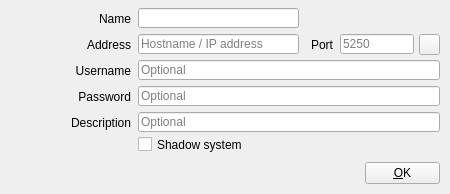
<?xml version="1.0" encoding="UTF-8"?>
<ui version="4.0">
 <class>DeviceDialog</class>
 <widget class="QDialog" name="DeviceDialog">
  <property name="geometry">
   <rect>
    <x>0</x>
    <y>0</y>
    <width>450</width>
    <height>194</height>
   </rect>
  </property>
  <property name="minimumSize">
   <size>
    <width>450</width>
    <height>194</height>
   </size>
  </property>
  <property name="maximumSize">
   <size>
    <width>450</width>
    <height>214</height>
   </size>
  </property>
  <property name="windowTitle">
   <string>New Device</string>
  </property>
  <widget class="QLineEdit" name="lineEditUsername">
   <property name="geometry">
    <rect>
     <x>138</x>
     <y>60</y>
     <width>302</width>
     <height>20</height>
    </rect>
   </property>
   <property name="placeholderText">
    <string>Optional</string>
   </property>
  </widget>
  <widget class="QLabel" name="labelDescription">
   <property name="geometry">
    <rect>
     <x>60</x>
     <y>115</y>
     <width>71</width>
     <height>16</height>
    </rect>
   </property>
   <property name="text">
    <string>Description</string>
   </property>
   <property name="alignment">
    <set>Qt::AlignRight|Qt::AlignTrailing|Qt::AlignVCenter</set>
   </property>
  </widget>
  <widget class="QPushButton" name="pushButtonOK">
   <property name="geometry">
    <rect>
     <x>365</x>
     <y>162</y>
     <width>75</width>
     <height>22</height>
    </rect>
   </property>
   <property name="focusPolicy">
    <enum>Qt::NoFocus</enum>
   </property>
   <property name="text">
    <string>&amp;OK</string>
   </property>
   <property name="shortcut">
    <string>Alt+O</string>
   </property>
  </widget>
  <widget class="QLineEdit" name="lineEditAddress">
   <property name="geometry">
    <rect>
     <x>138</x>
     <y>34</y>
     <width>161</width>
     <height>20</height>
    </rect>
   </property>
   <property name="placeholderText">
    <string>Hostname / IP address</string>
   </property>
  </widget>
  <widget class="QLabel" name="labelAddress">
   <property name="geometry">
    <rect>
     <x>80</x>
     <y>37</y>
     <width>51</width>
     <height>16</height>
    </rect>
   </property>
   <property name="text">
    <string>Address</string>
   </property>
   <property name="alignment">
    <set>Qt::AlignRight|Qt::AlignTrailing|Qt::AlignVCenter</set>
   </property>
  </widget>
  <widget class="QLabel" name="labelPort">
   <property name="geometry">
    <rect>
     <x>302</x>
     <y>35</y>
     <width>31</width>
     <height>20</height>
    </rect>
   </property>
   <property name="text">
    <string>Port</string>
   </property>
   <property name="alignment">
    <set>Qt::AlignRight|Qt::AlignTrailing|Qt::AlignVCenter</set>
   </property>
  </widget>
  <widget class="QLabel" name="labelUsername">
   <property name="geometry">
    <rect>
     <x>60</x>
     <y>63</y>
     <width>71</width>
     <height>16</height>
    </rect>
   </property>
   <property name="text">
    <string>Username</string>
   </property>
   <property name="alignment">
    <set>Qt::AlignRight|Qt::AlignTrailing|Qt::AlignVCenter</set>
   </property>
  </widget>
  <widget class="QLineEdit" name="lineEditDescription">
   <property name="geometry">
    <rect>
     <x>138</x>
     <y>112</y>
     <width>302</width>
     <height>20</height>
    </rect>
   </property>
   <property name="placeholderText">
    <string>Optional</string>
   </property>
  </widget>
  <widget class="QLineEdit" name="lineEditPort">
   <property name="geometry">
    <rect>
     <x>340</x>
     <y>34</y>
     <width>74</width>
     <height>20</height>
    </rect>
   </property>
   <property name="focusPolicy">
    <enum>Qt::ClickFocus</enum>
   </property>
   <property name="placeholderText">
    <string>5250</string>
   </property>
  </widget>
  <widget class="QLabel" name="labelPassword">
   <property name="geometry">
    <rect>
     <x>60</x>
     <y>87</y>
     <width>71</width>
     <height>20</height>
    </rect>
   </property>
   <property name="text">
    <string>Password</string>
   </property>
   <property name="alignment">
    <set>Qt::AlignRight|Qt::AlignTrailing|Qt::AlignVCenter</set>
   </property>
  </widget>
  <widget class="QLineEdit" name="lineEditPassword">
   <property name="geometry">
    <rect>
     <x>138</x>
     <y>86</y>
     <width>302</width>
     <height>20</height>
    </rect>
   </property>
   <property name="echoMode">
    <enum>QLineEdit::Password</enum>
   </property>
   <property name="placeholderText">
    <string>Optional</string>
   </property>
  </widget>
  <widget class="QCheckBox" name="checkBoxShadow">
   <property name="geometry">
    <rect>
     <x>138</x>
     <y>136</y>
     <width>248</width>
     <height>17</height>
    </rect>
   </property>
   <property name="text">
    <string>Shadow system</string>
   </property>
  </widget>
  <widget class="QLineEdit" name="lineEditDeviceName">
   <property name="geometry">
    <rect>
     <x>138</x>
     <y>8</y>
     <width>161</width>
     <height>20</height>
    </rect>
   </property>
  </widget>
  <widget class="QLabel" name="labelDeviceName">
   <property name="geometry">
    <rect>
     <x>80</x>
     <y>11</y>
     <width>51</width>
     <height>16</height>
    </rect>
   </property>
   <property name="text">
    <string>Name</string>
   </property>
   <property name="alignment">
    <set>Qt::AlignRight|Qt::AlignTrailing|Qt::AlignVCenter</set>
   </property>
  </widget>
  <widget class="QLabel" name="labelDeviceIcon">
   <property name="geometry">
    <rect>
     <x>10</x>
     <y>10</y>
     <width>64</width>
     <height>64</height>
    </rect>
   </property>
   <property name="text">
    <string/>
   </property>
   <property name="pixmap">
    <pixmap resource="Resource.qrc">:/Graphics/Images/ServerBig.png</pixmap>
   </property>
   <property name="alignment">
    <set>Qt::AlignCenter</set>
   </property>
  </widget>
  <widget class="QToolButton" name="toolButtonTestConnection">
   <property name="geometry">
    <rect>
     <x>419</x>
     <y>34</y>
     <width>21</width>
     <height>21</height>
    </rect>
   </property>
   <property name="focusPolicy">
    <enum>Qt::NoFocus</enum>
   </property>
   <property name="toolTip">
    <string>Test Connection</string>
   </property>
   <property name="shortcut">
    <string>Alt+O</string>
   </property>
  </widget>
 </widget>
 <tabstops>
  <tabstop>lineEditDeviceName</tabstop>
  <tabstop>lineEditAddress</tabstop>
  <tabstop>lineEditPort</tabstop>
  <tabstop>lineEditUsername</tabstop>
  <tabstop>lineEditPassword</tabstop>
  <tabstop>lineEditDescription</tabstop>
  <tabstop>checkBoxShadow</tabstop>
 </tabstops>
 <resources>
  <include location="Resource.qrc"/>
 </resources>
 <connections>
  <connection>
   <sender>pushButtonOK</sender>
   <signal>clicked()</signal>
   <receiver>DeviceDialog</receiver>
   <slot>accept()</slot>
   <hints>
    <hint type="sourcelabel">
     <x>365</x>
     <y>174</y>
    </hint>
    <hint type="destinationlabel">
     <x>247</x>
     <y>152</y>
    </hint>
   </hints>
  </connection>
  <connection>
   <sender>lineEditAddress</sender>
   <signal>textChanged(QString)</signal>
   <receiver>DeviceDialog</receiver>
   <slot>addressChanged(QString)</slot>
   <hints>
    <hint type="sourcelabel">
     <x>282</x>
     <y>45</y>
    </hint>
    <hint type="destinationlabel">
     <x>378</x>
     <y>-3</y>
    </hint>
   </hints>
  </connection>
  <connection>
   <sender>lineEditDeviceName</sender>
   <signal>textChanged(QString)</signal>
   <receiver>DeviceDialog</receiver>
   <slot>nameChanged(QString)</slot>
   <hints>
    <hint type="sourcelabel">
     <x>222</x>
     <y>16</y>
    </hint>
    <hint type="destinationlabel">
     <x>342</x>
     <y>1</y>
    </hint>
   </hints>
  </connection>
  <connection>
   <sender>toolButtonTestConnection</sender>
   <signal>clicked()</signal>
   <receiver>DeviceDialog</receiver>
   <slot>testConnection()</slot>
   <hints>
    <hint type="sourcelabel">
     <x>425</x>
     <y>49</y>
    </hint>
    <hint type="destinationlabel">
     <x>452</x>
     <y>44</y>
    </hint>
   </hints>
  </connection>
 </connections>
 <slots>
  <slot>addressFinished()</slot>
  <slot>nameFinished()</slot>
  <slot>testConnection()</slot>
  <slot>okClicked()</slot>
  <slot>nameChanged(QString)</slot>
  <slot>addressChanged(QString)</slot>
 </slots>
</ui>
